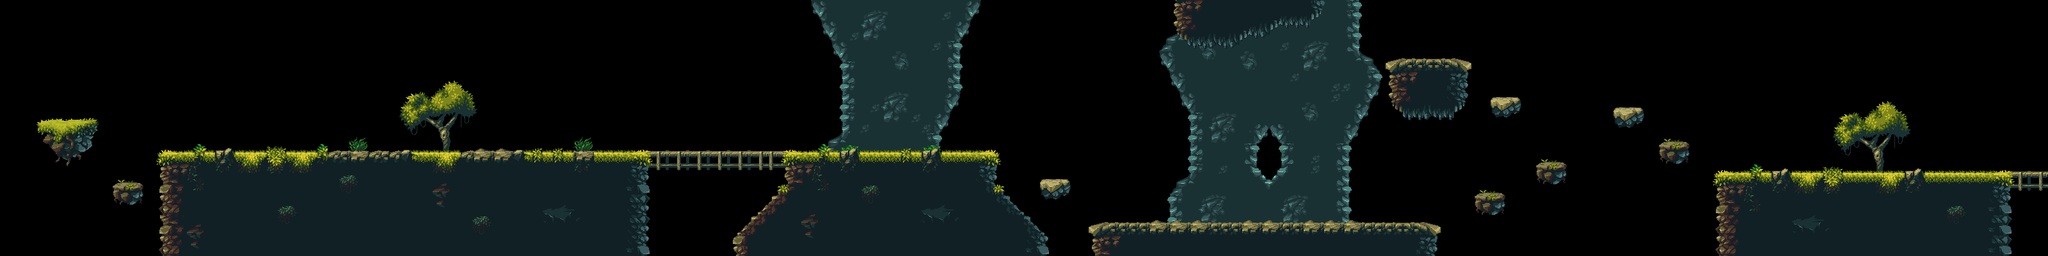

A level layout from a 2D game, rendered from its tile map. Below: a short description, then the map file with tile-grid data replaced by summaries:
An orthogonal 200x25 tile map with 16x16 px tiles, 5 tile layers (trees-layer, bridges-layer, caves-layer, main-layer, ...) and 41 objects (12x 1, screen, camera-trap, player, next-level-gate, ...).

<map version="1.4" tiledversion="1.4.3" orientation="orthogonal" renderorder="left-up" width="200" height="25" tilewidth="16" tileheight="16" infinite="0" nextlayerid="12" nextobjectid="113">
 <editorsettings>
  <export target="../level01/level01.json" format="json" />
 </editorsettings>
 <tileset firstgid="1" source="level01.tsx" />
 <layer id="2" name="trees-layer" width="200" height="25">
  <data>[5000 cells, 122 non-empty, 64 distinct tile ids]</data>
 </layer>
 <layer id="3" name="bridges-layer" width="200" height="25">
  <data>[5000 cells, 63 non-empty, 24 distinct tile ids]</data>
 </layer>
 <layer id="4" name="caves-layer" width="200" height="25">
  <data>[5000 cells, 584 non-empty, 84 distinct tile ids]</data>
 </layer>
 <layer id="1" name="main-layer" width="200" height="25">
  <data>[5000 cells, 1437 non-empty, 258 distinct tile ids]</data>
 </layer>
 <layer id="9" name="before-layer" width="200" height="25">
  <data>[5000 cells, 42 non-empty, 16 distinct tile ids]</data>
 </layer>
 <objectgroup id="5" name="collisions" visible="0">
  <object id="17" type="1" x="64" y="192" width="80" height="16" />
  <object id="18" type="1" x="176" y="288" width="48" height="16" />
  <object id="19" type="1" x="256" y="240" width="1296" height="16" />
  <object id="20" type="1" x="1632" y="288" width="32" height="16" />
  <object id="27" type="1" x="2176" y="96" width="112" height="16" />
  <object id="28" type="1" x="2336" y="160" width="32" height="16" />
  <object id="32" type="1" x="2528" y="176" width="32" height="16" />
  <object id="33" type="1" x="2592" y="224" width="48" height="16" />
  <object id="34" type="1" x="2688" y="272" width="512" height="16" />
  <object id="35" type="1" x="1712" y="352" width="528" height="16" />
  <object id="49" type="1" x="2304" y="304" width="48" height="16" />
  <object id="50" type="1" x="2400" y="256" width="48" height="16" />
 </objectgroup>
 <objectgroup id="10" name="respawn" visible="0">
  <object id="102" x="1536" y="224" width="16" height="16" />
  <object id="103" x="2224" y="336" width="16" height="16" />
 </objectgroup>
 <objectgroup id="8" name="level" visible="0">
  <object id="91" name="screen" x="0" y="0" width="800" height="400" />
  <object id="96" name="camera-trap" x="256" y="0" width="144" height="400" />
  <object id="100" name="player" x="64" y="176" width="16" height="16" />
  <object id="101" name="next-level-gate" x="3168" y="256" width="16" height="16" />
  <object id="109" name="next-level-arrow" x="3168" y="208" width="16" height="32" />
 </objectgroup>
 <objectgroup id="11" name="enemies">
  <object id="112" type="skeleton" x="448" y="224" width="16" height="16" />
 </objectgroup>
 <objectgroup id="6" name="coins" visible="0">
  <object id="57" x="192" y="256" width="16" height="16" />
  <object id="62" x="336" y="192" width="48" height="32" />
  <object id="63" x="592" y="208" width="32" height="16" />
  <object id="64" x="736" y="208" width="32" height="16" />
  <object id="66" x="1632" y="256" width="32" height="16" />
  <object id="67" x="1920" y="304" width="128" height="32" />
  <object id="68" x="2176" y="48" width="112" height="32" />
  <object id="69" x="2416" y="224" width="16" height="16" />
  <object id="70" x="2320" y="272" width="16" height="16" />
  <object id="71" x="2528" y="144" width="32" height="16" />
  <object id="72" x="2608" y="192" width="16" height="16" />
  <object id="73" x="2336" y="128" width="32" height="16" />
  <object id="75" x="1056" y="192" width="144" height="32" />
  <object id="77" x="2096" y="96" width="16" height="16" />
  <object id="78" x="2064" y="128" width="16" height="16" />
  <object id="80" x="2048" y="160" width="16" height="16" />
  <object id="81" x="2048" y="208" width="16" height="16" />
  <object id="83" x="2448" y="176" width="16" height="16" />
  <object id="84" x="2464" y="160" width="16" height="16" />
  <object id="85" x="2768" y="240" width="80" height="16" />
  <object id="99" x="3040" y="224" width="112" height="32" />
 </objectgroup>
</map>
